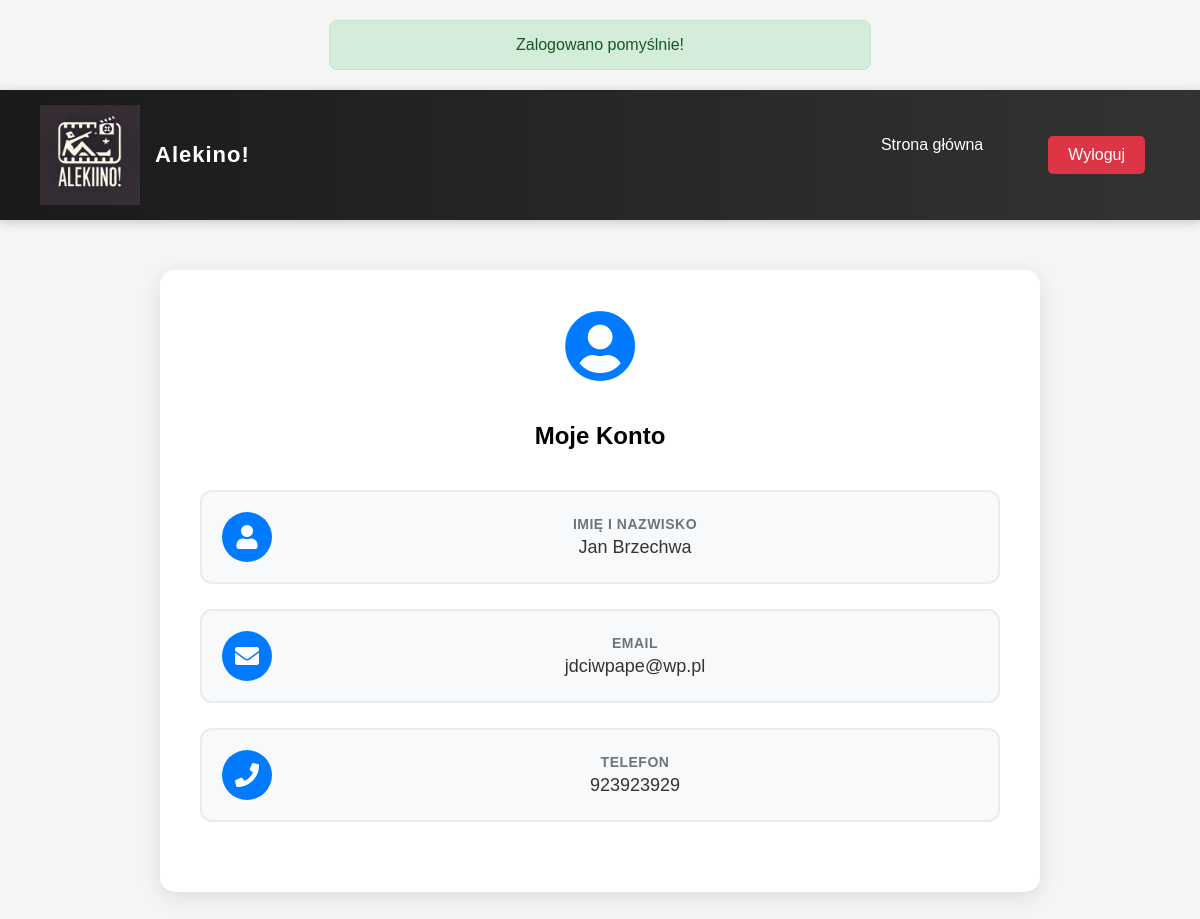
The page /Strona/konto.php (signed in) on the database its author committed.
### tables this page shows
CREATE TABLE `klienci` (
  `klient_id` int(11) NOT NULL,
  `imie` varchar(50) NOT NULL,
  `nazwisko` varchar(50) NOT NULL,
  `email` varchar(100) NOT NULL,
  `telefon` varchar(15) DEFAULT NULL,
  `data_rejestracji` datetime DEFAULT current_timestamp(),
  `haslo` varchar(255) NOT NULL
);

### Strona/konto.php (the view, shortened to what this page needs)
<?php
require_once 'config.php';
$stmt = $db->prepare("SELECT * FROM klienci WHERE klient_id = ?");
$stmt->execute([$_SESSION['user_id']]);
$user = $stmt->fetch(PDO::FETCH_ASSOC);
?>
<?php if (isset($_SESSION['message'])): ?>
    <div class="message <?php echo $_SESSION['message_type']; ?>">
        <?php
        echo $_SESSION['message'];
        ?>
    </div>
<?php endif; ?>
<!DOCTYPE html>
<html lang="pl">
<head>
    <link rel="stylesheet" href="style.css">
    <link rel="stylesheet" href="https://cdnjs.cloudflare.com/ajax/libs/font-awesome/5.15.4/css/all.min.css">
</head>
<body>
    <header>
        <div class="logo-container">
            <img src="zdjecia/logo/logo.png" alt="Alekino Logo">
            <h1>Alekino!</h1>
        </div>
        <nav>
            <ul>
                <li><a href="index.php">Strona główna</a></li>
                <li><a href="wylogowanie.php" class="logout-btn">Wyloguj</a></li>
            </ul>
        </nav>
    </header>
    <main class="account-container">
        <div class="account-header">
            <i class="fas fa-user-circle profile-icon"></i>
            <h2>Moje Konto</h2>
        </div>
        <div class="user-data-container">
            <div class="data-box">
                <div class="data-icon">
                    <i class="fas fa-user"></i>
                </div>
                <div class="data-content">
                    <h3>Imię i Nazwisko</h3>
                    <p><?php echo htmlspecialchars($user['imie'] . ' ' . $user['nazwisko']); ?></p>
                </div>
            </div>
            <div class="data-box">
                <div class="data-icon">
                    <i class="fas fa-envelope"></i>
                </div>
                <div class="data-content">
                    <h3>Email</h3>
                    <p><?php echo htmlspecialchars($user['email']); ?></p>
                </div>
            </div>
            <div class="data-box">
                <div class="data-icon">
                    <i class="fas fa-phone"></i>
                </div>
                <div class="data-content">
                    <h3>Telefon</h3>
                    <p><?php echo htmlspecialchars($user['telefon']); ?></p>
                </div>
            </div>
        </div>
    </main>
</body>
</html>

### Strona/style.css (style rules this page uses)
body { font-family: Arial, sans-serif; margin: 0; padding: 0; background-color: #f5f5f5; text-align: center; }
header { background: linear-gradient(to right, #1a1a1a, #333); color: white; padding: 15px 40px; display: flex; justify-content: space-between; align-items: center; box-shadow: 0 2px 10px rgba(0,0,0,0.2); }
.logo-container { display: flex; align-items: center; gap: 15px; }
.logo-container img { width: 100px; height: 100px; object-fit: contain; transition: transform 0.3s ease; }
.logo-container h1 { margin: 0; font-size: 22px; color: white; font-weight: 600; letter-spacing: 1px; }
nav { display: flex; align-items: center; }
nav ul { display: flex; gap: 35px; margin: 0; padding: 0; }
nav ul li { position: relative; display: inline; margin: 0 15px; }
nav ul li a { color: white; text-decoration: none; font-size: 16px; font-weight: 500; padding: 8px 0; transition: all 0.3s ease; }
nav ul li a:after { content: ''; position: absolute; width: 0; height: 2px; bottom: 0; left: 0; background-color: #007BFF; transition: width 0.3s ease; }
nav a { color: white; text-decoration: none; }
.account-container { max-width: 600px; margin: 50px auto; padding: 30px; background: white; border-radius: 10px; box-shadow: 0 0 20px rgba(0,0,0,0.1); }
.logout-btn { display: inline-block; background: #dc3545; color: white; padding: 10px 20px; border-radius: 5px; text-decoration: none; transition: background 0.3s ease; }
.account-container { max-width: 800px; margin: 50px auto; padding: 40px; background: white; border-radius: 15px; box-shadow: 0 5px 20px rgba(0,0,0,0.1); }
.account-header { text-align: center; margin-bottom: 40px; }
.profile-icon { font-size: 72px; color: #007BFF; margin-bottom: 20px; }
.user-data-container { display: grid; gap: 25px; margin: 30px 0; }
.data-box { display: flex; align-items: center; padding: 20px; background: #f8f9fa; border: 2px solid #e9ecef; border-radius: 12px; transition: all 0.3s ease; }
.data-icon { width: 50px; height: 50px; background: #007BFF; border-radius: 50%; display: flex; align-items: center; justify-content: center; margin-right: 20px; }
.data-icon i { font-size: 24px; color: white; }
.data-content { flex: 1; }
.data-content h3 { color: #6c757d; font-size: 14px; margin: 0 0 5px 0; text-transform: uppercase; letter-spacing: 0.5px; }
.data-content p { color: #333; font-size: 18px; font-weight: 500; margin: 0; }
.message { max-width: 500px; margin: 20px auto; padding: 15px 20px; border-radius: 8px; text-align: center; font-weight: 500; animation: slideDown 0.5s ease-out; }
.success { background-color: #d4edda; color: #155724; border: 1px solid #c3e6cb; }

### rows shown on the page
klienci: imie+nazwisko "Jan Brzechwa", email "jdciwpape@wp.pl", telefon "923923929"

### other values the page prints
$_SESSION['message'] "Zalogowano pomyślnie!"
